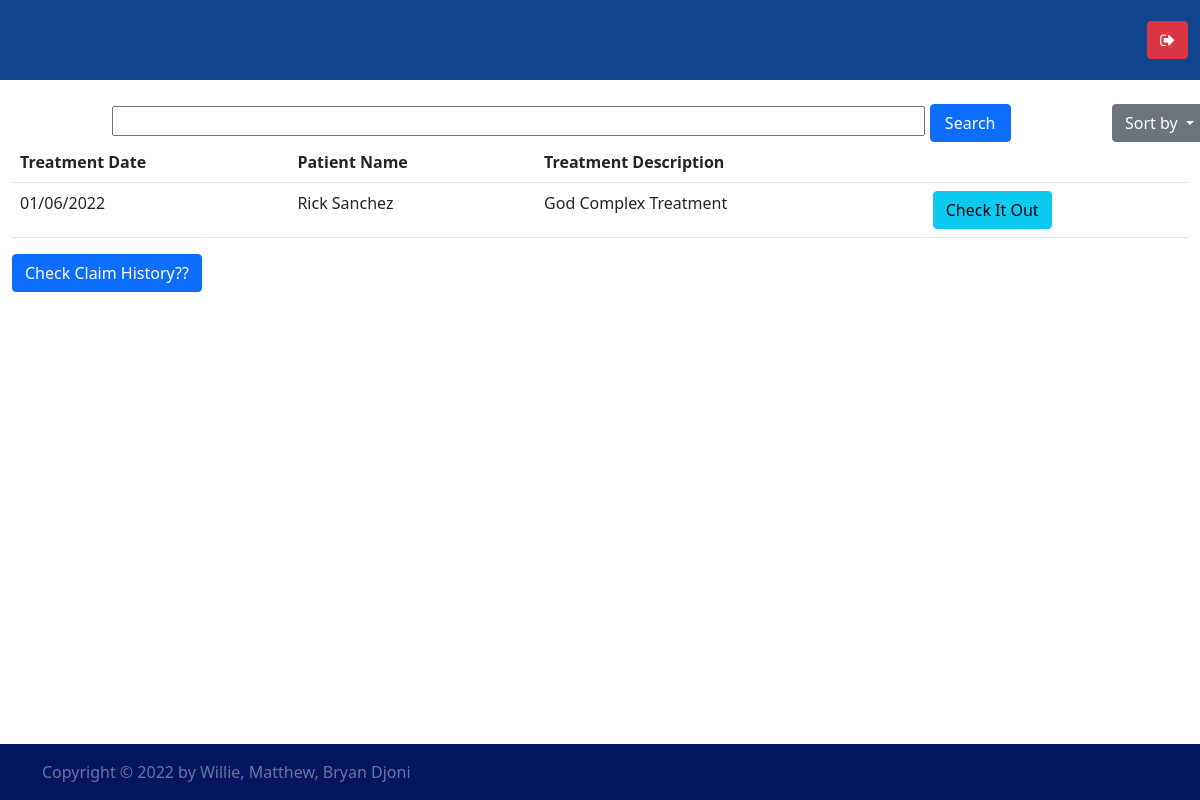
Screenshot of / (signed in) with the database file from the repository.
### aegisCorp/models/hospitalModel.py (models this page shows)
class TreatmentHeader(db.Model):
    __tablename__ = 'treatmentHeaders'
    id = db.Column(db.Integer, primary_key=True)
    hospital = relationship('Hospital', back_populates='treatments')
    hospital_id = db.Column(db.Integer, db.ForeignKey("hospitals.id"))
    customer = relationship("Customer", back_populates='treatments')
    customer_id = db.Column(db.Integer, db.ForeignKey('customers.id'))
    description = db.Column(db.String(500), unique=True, nullable=False)
    claims = relationship('TreatmentClaim', back_populates='treatment')
    details = relationship("TreatmentDetail", back_populates='header')

class TreatmentDetail(db.Model):
    __tablename__ = 'treatmentDetails'
    id = db.Column(db.Integer, primary_key=True)
    header = relationship("TreatmentHeader", back_populates='details')
    header_id = db.Column(db.Integer, db.ForeignKey("treatmentHeaders.id"))
    doctor = relationship("Doctor", back_populates='treatments')
    doctor_id = db.Column(db.Integer, db.ForeignKey("doctors.id"))
    startDate = db.Column(db.DateTime, nullable=False)
    endDate = db.Column(db.DateTime, nullable=False)
    medication = relationship("MedicationDetail", back_populates="treatment")
    checkup = relationship("CheckUp", back_populates='treatment')
    procedure = relationship("ProcedureDetail", back_populates='treatment')

### aegisCorp/models/userModel.py (models this page shows)
class User(db.Model, UserMixin):
    __tablename__ = 'users'
    id = db.Column(db.Integer, primary_key=True)
    name = db.Column(db.String(255), unique=True, nullable=False)
    email = db.Column(db.String(255), unique=True, nullable=False)
    password = db.Column(db.String(255), nullable=False)
    sex = db.Column(db.Boolean, nullable=False)
    dob = db.Column(db.Date, nullable=False)
    customers = relationship('Customer', back_populates='user')
    insurance_staffs = relationship('InsuranceStaff', back_populates='user')
    hospital_staffs = relationship('HospitalStaff', back_populates='user')

### aegisCorp/routes/views.py (the view)
@views.route("/")
def home():
    sort_filter = {'description':TreatmentHeader.description, 'hospital':Hospital.name, 'patient':User.name}
    if current_user.is_authenticated:
        user_type = get_user_type(current_user)
        user = user_models.get(user_type).query.filter_by(user_id=current_user.id).first()
        query = f'%{request.args.get("search") if request.args.get("search") not in [None, ""] else ""}%'
        treatments = TreatmentHeader.query.join(TreatmentHeader.customer)\
            .join(Customer.user).join(TreatmentHeader.hospital)\
                .filter(or_(Hospital.name.ilike(query), User.name.ilike(query),\
                    TreatmentHeader.description.ilike(query))).\
                        order_by(sort_filter.get(request.args.get('sort', 'description')))
        if user_type == 'Customer':
            treatments = treatments.filter(Customer.id==user.id)
        elif user_type == 'Hospital':
            treatments = treatments.filter(TreatmentHeader.hospital_id==user.hospital_id)
        elif user_type == 'Insurance':
            treatments = treatments.join(Customer.insurances).join(CustomerInsurance.policy).filter_by(company_id=user.company_id)
        return render_template('views.html', user=user, treatments=treatments, sort_by = request.args.get('sort'), search=request.args.get('search'))
    else:
         return redirect(url_for('auth.login'))

### aegisCorp/utils/filters/treatment.py (called while the page is built)
def add_args(detail):
    return f"&search={detail}" if detail else ""

def get_first_date(details):
    if details == []:
        return "No Treatment Registered"
    else:
        first_date = details[0].startDate
        for detail in details:
            if detail.startDate<first_date:
                first_date = detail.startDate
        return format_date(first_date)

### aegisCorp/utils/filters/user.py (called while the page is built)
def get_user_type(current_user):
    hospital_staff = HospitalStaff.query.filter_by(user_id = current_user.id).first()
    insurance_staff = InsuranceStaff.query.filter_by(user_id = current_user.id).first()
    customer = Customer.query.filter_by(user_id = current_user.id).first()
    if hospital_staff:
        return 'Hospital'
    elif insurance_staff:
        return 'Insurance'
    else:
        return "Customer"

### aegisCorp/utils/filters/utils.py (called while the page is built)
def format_date(date):
    return date.strftime("%d/%m/%Y")

### aegisCorp/templates/views.html (shortened to what this page needs)
{% extends "./layout.html" %}
{% block content %}
<main class="container-fluid my-4">
    {% if treatments != [] %}
    <div class="row">
        <form class="col-10 offset-1" action="{{url_for('views.home')}}" method="get">
            <input class="col-10" type="text" name="search" id="search" required>
            <button type="submit" class="btn btn-primary col-1">Search</button>
        </form>
        <div class="dropdown col-1">
            <button class="btn btn-secondary dropdown-toggle" type="button" id="dropdownMenuButton1" data-bs-toggle="dropdown" aria-expanded="false">
                Sort by
            </button>
        </div>
    </div>
    <table class="table">
        <tr>
            <th>Treatment Date</th>
            <th>Patient Name</th>
            <th>Treatment Description</th>
            <th></th>
        </tr>
    {% for treatment in treatments: %}
        <tr>
            <td>{{treatment.details | get_first_date}}</td>
            <td>{{treatment.customer.user.name}}</td>
            <td>{{treatment.description}}</td>
            <td><a href="{{url_for('hospital.get_treatment', treatment_id=treatment.id)}}" class="btn btn-info">Check It Out</a></td>
        </tr>
    {% endfor %}
    </table>
    {% endif %}
    {% if current_user | get_user_type == 'Hospital' %}
    <div class="d-flex justify-content-end">
        <a href="{{url_for('hospital.add_treatment')}}" class="btn btn-primary">Add Treatment</a>
    </div>
    {% elif current_user | get_user_type == 'Insurance' %}
        <a href="" class="btn btn-primary">Check Claim History??</a>
    {% else %}
        <a href="{{url_for('customer.get_insurances')}}" class="btn btn-primary float-end">Check My Insurance Policies</a>
    {% endif %}
</main>
{% endblock %}

### aegisCorp/static/css/styles.css (style rules this page uses)
body { min-width: 100vw; width:100vw; min-height: 100vh; height:100vh; }

### rows the page displays
TreatmentHeader: details|get_first_date "01/06/2022", customer.user.name "Rick Sanchez", description "God Complex Treatment"
